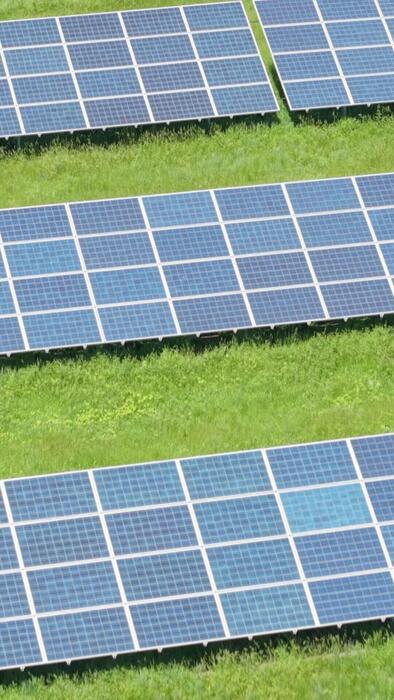
#> input picture solar-panel-detection/solar-panels/3.jpg, 394 x 700 px
$ python -i preprocessor.py   (imports and definitions only)
#> lines starting #> are read from the running program, lines starting #| are printed output that depends on the picture
"""
preprocessor.py
===============
Pipeline Position : Step 1 — first module, called before anything else
Input             : image_path (str), mode ("rgb" or "ir")
Output            : preprocessed BGR numpy array

Reused from       : panel_cell_detection.py (lines 18-25)
                    sharpness + bilateral filter logic extracted here
"""

import cv2
import numpy as np
import logging
from PIL import Image, ImageEnhance

log = logging.getLogger(__name__)


def preprocess(image_path: str, mode: str = "rgb") -> np.ndarray:
    """
    Preprocess a solar panel image before panel detection or damage analysis.

    Args:
        image_path : path to image file (str)
        mode       : "rgb" or "ir"

    Returns:
        Preprocessed BGR numpy array

    Future integration:
        pipeline.py will call this as Step 1 for both RGB and IR paths
    """
#> called with image_path = 'solar-panels/3.jpg', mode = 'rgb'

    if mode not in ("rgb", "ir"):
        raise ValueError(f"mode must be 'rgb' or 'ir', got '{mode}'")

    # ── Load ──────────────────────────────────────────────────
    img_pil = Image.open(image_path).convert("RGB")
#> img_pil is the input picture: PIL image 394x700 RGB; mean R, G, B 134.9, 161, 148.3
    log.info(f"[Preprocessor] Loaded {mode.upper()} | {image_path} | size={img_pil.size}")

    # ── RGB: sharpness + contrast enhance ─────────────────────
    # Reused from panel_cell_detection.py lines 18-21
    if mode == "rgb":
        img_pil = ImageEnhance.Sharpness(img_pil).enhance(2.0)
        img_pil = ImageEnhance.Contrast(img_pil).enhance(1.2)
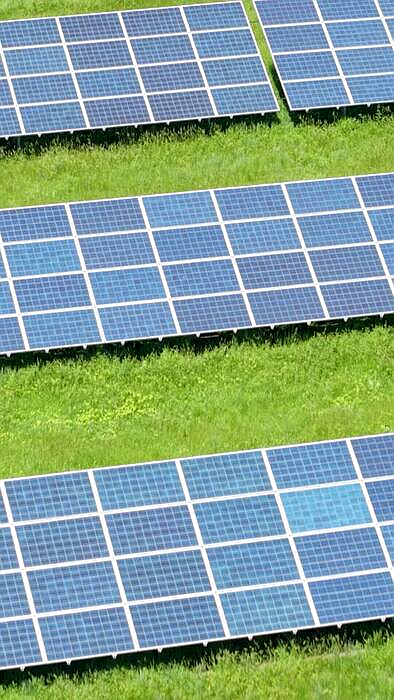
#> img_pil: PIL image 394x700 RGB; mean R, G, B 130.8, 161.6, 146.2

    # ── Convert PIL → BGR (OpenCV format) ─────────────────────
    img = cv2.cvtColor(np.array(img_pil), cv2.COLOR_RGB2BGR)
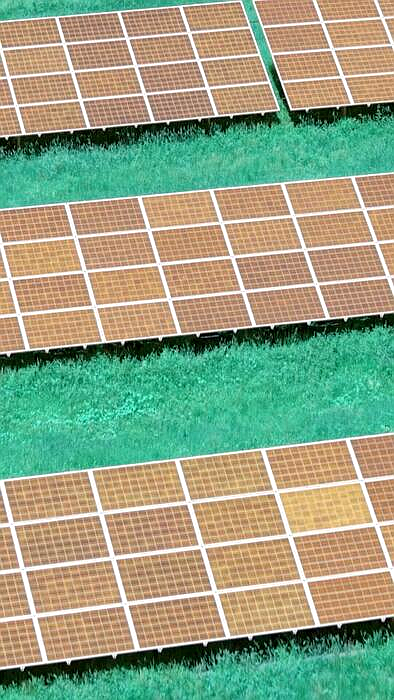
#> img: shape (700, 394, 3); mean R, G, B 146.2, 161.6, 130.8

    # ── Bilateral filter — edge-preserving denoise ─────────────
    # Reused from panel_cell_detection.py line 25
    # RGB: lighter | IR: stronger to smooth thermal noise
    if mode == "rgb":
        img = cv2.bilateralFilter(img, d=7, sigmaColor=50, sigmaSpace=50)
    else:
        img = cv2.bilateralFilter(img, d=9, sigmaColor=75, sigmaSpace=75)

    # ── IR only: CLAHE on V channel for thermal contrast ───────
    if mode == "ir":
        hsv = cv2.cvtColor(img, cv2.COLOR_BGR2HSV)
        clahe = cv2.createCLAHE(clipLimit=2.0, tileGridSize=(8, 8))
        hsv[:, :, 2] = clahe.apply(hsv[:, :, 2])
        img = cv2.cvtColor(hsv, cv2.COLOR_HSV2BGR)

    log.info(f"[Preprocessor] Done | shape={img.shape}")
    return img


# ── Quick test ─────────────────────────────────────────────────
# [11 lines not run here, left out]

>>> result = preprocess('solar-panels/3.jpg')

$ run again, on solar-panel-detection/solar-panels/1.png
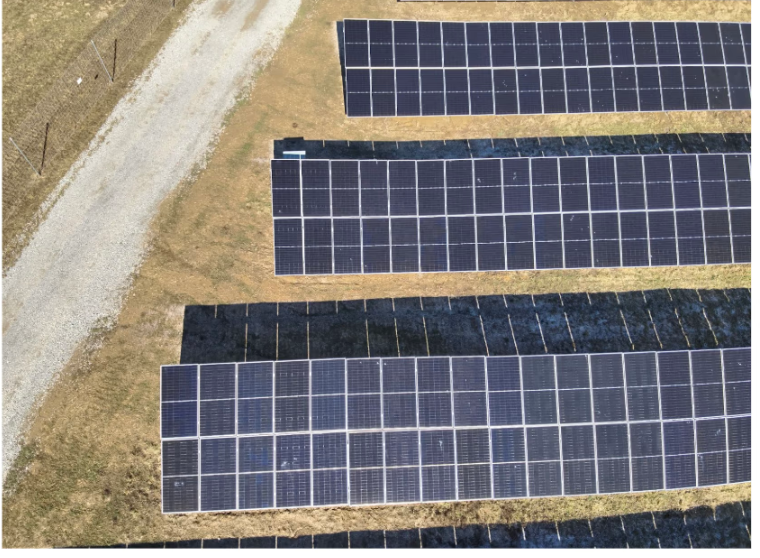
#> input picture solar-panel-detection/solar-panels/1.png, 760 x 558 px
#> in preprocess, `img_pil = ImageEnhance.Contrast(img_pil).enhance(1.2)`:
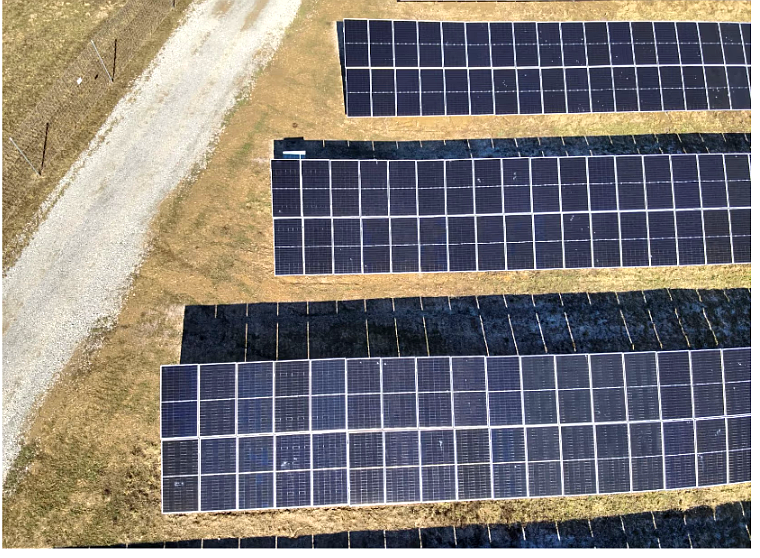
#> img_pil: PIL image 760x558 RGB; mean R, G, B 130.1, 124.1, 119.6
#> in preprocess, `img = cv2.cvtColor(np.array(img_pil), cv2.COLOR_RGB2BGR)`:
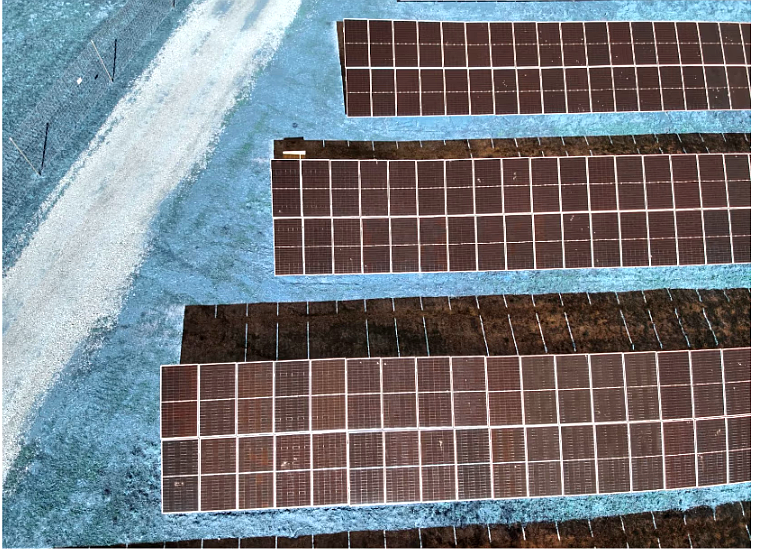
#> img: shape (558, 760, 3); mean R, G, B 119.6, 124.1, 130.1

$ run again, on solar-panel-detection/solar-panels/2.png
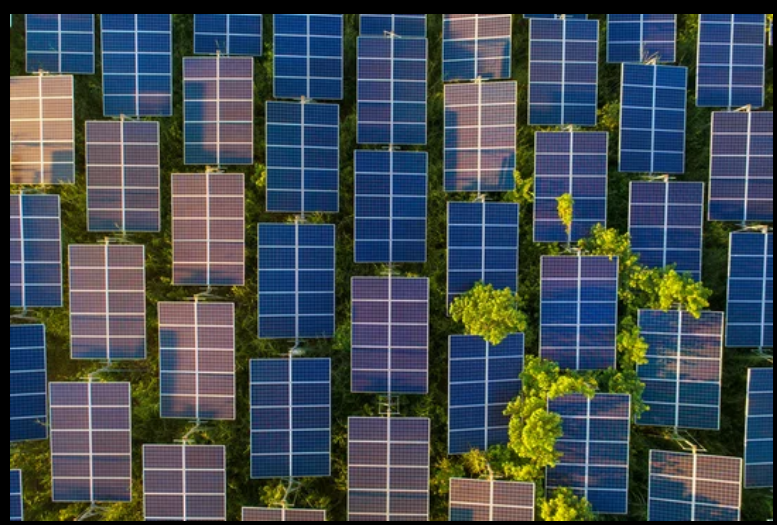
#> input picture solar-panel-detection/solar-panels/2.png, 777 x 525 px
#> in preprocess, `img_pil = ImageEnhance.Contrast(img_pil).enhance(1.2)`:
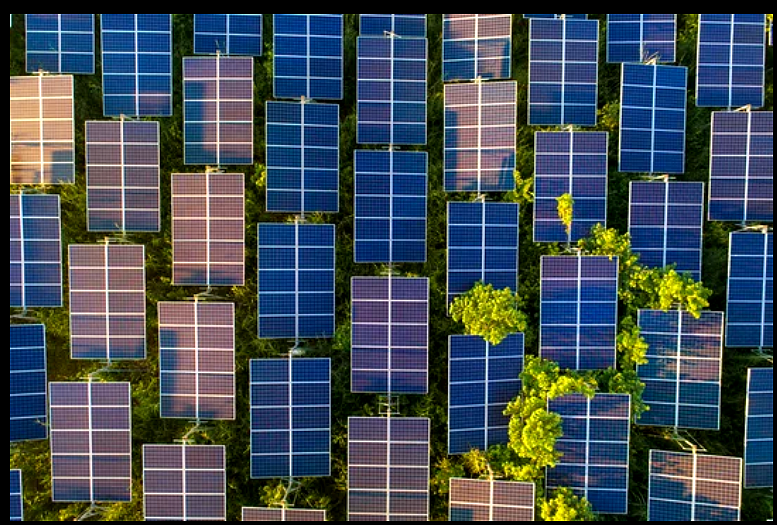
#> img_pil: PIL image 777x525 RGB; mean R, G, B 65.8, 77.1, 84.6
#> in preprocess, `img = cv2.cvtColor(np.array(img_pil), cv2.COLOR_RGB2BGR)`:
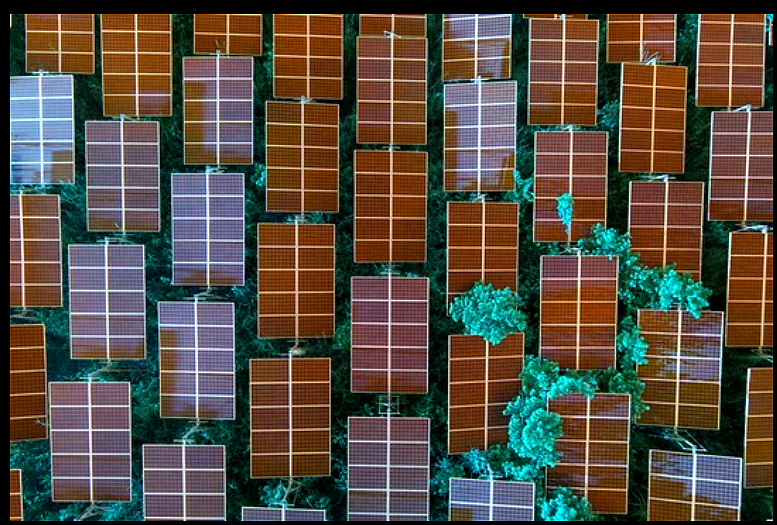
#> img: shape (525, 777, 3); mean R, G, B 84.6, 77.1, 65.8

$ run again, on solar-panel-detection/solar-panels/4.png
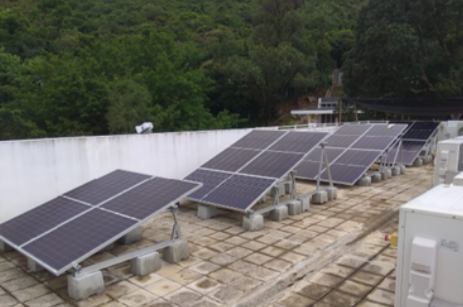
#> input picture solar-panel-detection/solar-panels/4.png, 463 x 307 px
#> in preprocess, `img_pil = ImageEnhance.Contrast(img_pil).enhance(1.2)`:
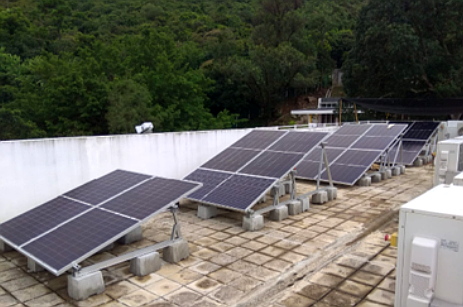
#> img_pil: PIL image 463x307 RGB; mean R, G, B 104.9, 103.4, 96.1
#> in preprocess, `img = cv2.cvtColor(np.array(img_pil), cv2.COLOR_RGB2BGR)`:
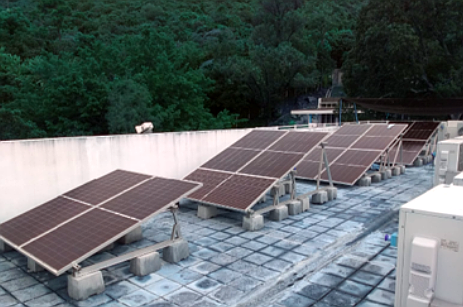
#> img: shape (307, 463, 3); mean R, G, B 96.1, 103.4, 104.9
